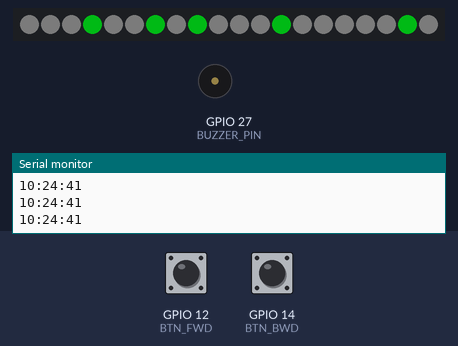
A sketch run on a simulated ESP32. On the bench: 20 RGB LEDs in strip order, left to right, buzzer (waves = sounding), the last lines printed to the serial monitor. Inputs (shaded band) come from the test bench; at power-on: GPIO 14 (BTN_BWD) HIGH, GPIO 12 (BTN_FWD) HIGH. Dim RGB values are drawn brighter than linear; WiFi joins after 1.5 s; servers stay silent unless stated; the local clock reads 2024-03-15 10:24:30 at power-on unless the sketch sets it.

Above: at 11.7 s.
11.8 s: GPIO 14 (BTN_BWD) pulled LOW for 3.2 s
At 15.9 s:
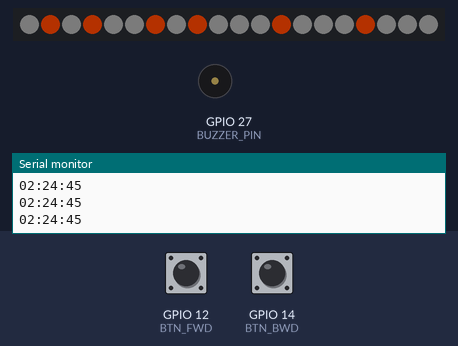
16.5 s: GPIO 12 (BTN_FWD) pulled LOW for 0.25 s
At 17.9 s:
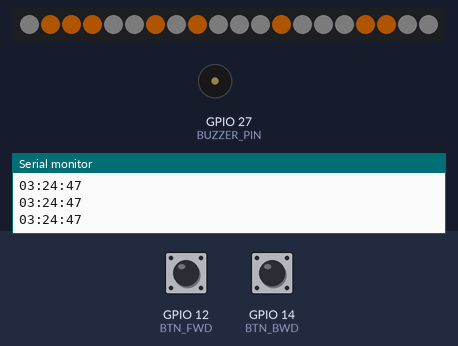
18.6 s: GPIO 12 (BTN_FWD) pulled LOW for 1 s
At 20.9 s:
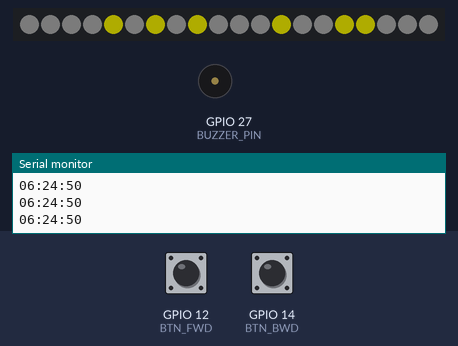
21.1 s: GPIO 12 (BTN_FWD) pulled LOW for 3.2 s
At 24.6 s:
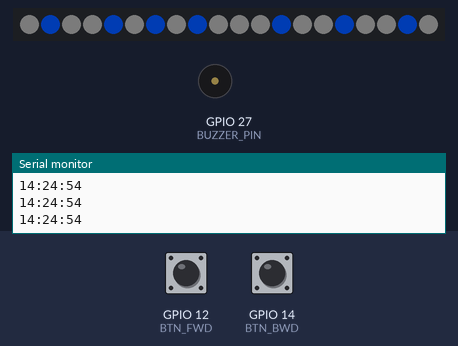
27.3 s: GPIO 12 (BTN_FWD) pulled LOW for 3.2 s
At 29.23 s:
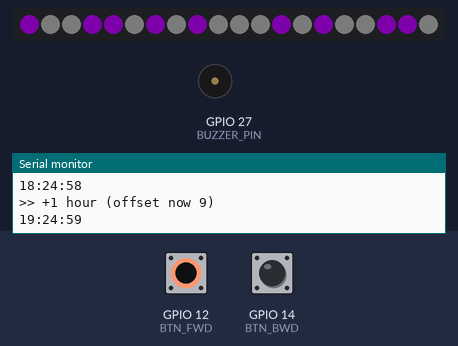
32.0 s: GPIO 14 (BTN_BWD) pulled LOW for 0.25 s
At 32.8 s:
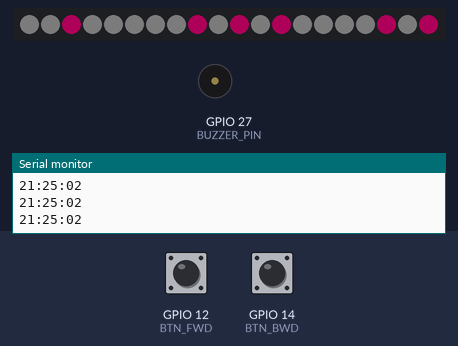
Timing chart, 0 to 35.0 s (numbered marks = the images above; inputs shaded):
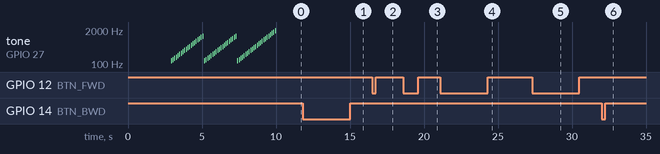

Measured:
- after the input at 18.6 s, the LEDs: first change after 0.19 s (image 3 shows a later state)
- after the input at 21.1 s, the LEDs: first change after 0.10 s (image 4 shows a later state)
- after the input at 32.0 s, the LEDs: change at once (image 6)
- what the display in image 1 shows lasts 1.0 s, from 15.2 s to 16.2 s
- what the display in image 5 shows lasts 0.4 s, from 29.0 s to 29.4 s

The sketch:

DyadicChronometer_0260821122915.ino
```cpp
// ============================================================
//  TimeDilator — ESP32 Edition (core build)
//  by Alexander Sousa, June 2026
//
//  Hardware:
//    NodeMCU ESP32-S
//    WS2811 RGB LED string (20 LEDs)
//    Passive buzzer
//    2x momentary push buttons
//
//  Wiring:
//    LED data        → GPIO13
//    Hour forward    → GPIO12  (other leg to GND)
//    Hour backward   → GPIO14  (other leg to GND)
//    Buzzer signal   → GPIO27  (other leg to GND)
//    LED VCC         → 5V
//    LED GND         → GND
//
//  WiFi credentials:
//    Set WIFI_SSID and WIFI_PASSWORD below.
//    On first successful NTP sync the onboard LED
//    flashes green three times.
//
//  LED Layout — 20 LED string (0-based indices, MSB left):
//
//    Col:               2^3  2^2  2^1  2^0
//    Row 1 (H1, 2 bits):  -,   -, 19,  18   <- top of clock
//    Row 2 (H2, 4 bits): 14,  15, 16,  17
//    Row 3 (M1, 3 bits):  -,  13, 12,  11
//    Row 4 (M2, 4 bits):  7,   8,  9,  10
//    Row 5 (S1, 3 bits):  -,   6,  5,   4
//    Row 6 (S2, 4 bits):  0,   1,  2,   3   <- bottom of clock
//
//  ON  = bit is 1  (ROYGBIV colour based on current hour)
//  OFF = bit is 0  (dim white)
// ============================================================

#include <WiFi.h>
#include <time.h>
#include <FastLED.h>

// ── WiFi credentials ─────────────────────────────────────────
const char* WIFI_SSID     = "Yggdrasil";
const char* WIFI_PASSWORD = "Odin1eye";

// ── Timezone ─────────────────────────────────────────────────
//  UTC offset in seconds. EDT = -4*3600, EST = -5*3600
//  dstOffset: 3600 if your region observes DST, else 0
// UTC_OFFSET_SEC should be STANDARD time offset (EST), not EDT
#define UTC_OFFSET_SEC  (-5 * 3600)   // EST = UTC-5
#define DST_OFFSET_SEC  (3600)        // adds 1hr automatically when DST is active

// ── Pin definitions ──────────────────────────────────────────
#define LED_PIN     13
#define BTN_FWD     12
#define BTN_BWD     14
#define BUZZER_PIN  27
#define BUZZER_CH    0    // ESP32 LEDC channel

// ── FastLED ──────────────────────────────────────────────────
#define NUM_LEDS    20
#define LED_TYPE    WS2811
#define COLOR_ORDER RGB
CRGB leds[NUM_LEDS];

// ── LED index map (0-based, MSB first per row) ───────────────
const uint8_t ROW1[] = {19, 18};           // H1 — 2 bits
const uint8_t ROW2[] = {14, 15, 16, 17};   // H2 — 4 bits
const uint8_t ROW3[] = {13, 12, 11};       // M1 — 3 bits
const uint8_t ROW4[] = { 7,  8,  9, 10};   // M2 — 4 bits
const uint8_t ROW5[] = { 6,  5,  4};       // S1 — 3 bits
const uint8_t ROW6[] = { 0,  1,  2,  3};   // S2 — 4 bits

// ── Colours ──────────────────────────────────────────────────
//  ROYGBIV across 24 hours via FastLED HSV wheel:
//    Midnight (0)  -> Red        HUE =   0
//    3:00 AM       -> Orange     HUE ~  21
//    6:00 AM       -> Yellow     HUE ~  43
//    9:00 AM       -> Green      HUE ~  85
//    Noon    (12)  -> Cyan/Teal  HUE = 128
//    3:00 PM       -> Blue       HUE ~ 171
//    6:00 PM       -> Indigo     HUE ~ 192
//    9:00 PM       -> Violet     HUE ~ 213
//    Midnight (24) -> Red again  (wraps)
const CRGB COLOR_OFF = CRGB(10, 10, 10);   // dim white for OFF bits

CRGB timeColor(uint8_t hour) {
  uint8_t hue = (uint8_t)((uint16_t)hour * 255 / 24);
  return CRGB(CHSV(hue, 255, 255));
}

// ── Chime frequencies ────────────────────────────────────────
//  Whole tone scale across 4 octaves (C3 to A#6)
//  Hour N plays notes 0 through N-1, ascending
const int FREQ_WHOLE_TONE[24] = {
   131, 147, 165, 185, 208, 233,
   262, 294, 330, 370, 415, 466,
   523, 587, 659, 740, 831, 932,
  1047,1175,1319,1480,1661,1865
};

//  Just intonation — pure integer ratios from C3
const int FREQ_JUST[24] = {
   131, 147, 164, 174, 196, 218,
   245, 262, 294, 327, 349, 392,
   436, 491, 523, 587, 654, 698,
   785, 871, 981,1047,1175,1308
};

// Active chime set — swap to FREQ_JUST to change mode
const int* CHIME_FREQS = FREQ_WHOLE_TONE;

// ── Button debounce ──────────────────────────────────────────
uint32_t lastPressFwd = 0;
uint32_t lastPressBwd = 0;
#define DEBOUNCE_MS 300

// ── Chime state ──────────────────────────────────────────────
uint8_t lastChimeHour = 255;

// ── Hour offset (adjusted by buttons) ───────────────────────
//  Buttons shift this value rather than rewriting NTP config.
//  Persists in RAM only — resets to 0 on power cycle.
int8_t hourOffset = 0;

// ── Buzzer helpers ───────────────────────────────────────────
void playNote(int freq, int durationMs) {
  ledcWriteTone(BUZZER_PIN, freq);
  delay(durationMs);
  ledcWriteTone(BUZZER_PIN, 0);   // silence between notes
}

void buzzerOff() {
  ledcWriteTone(BUZZER_PIN, 0);
}
// ── Chime: play N notes for hour N ───────────────────────────
void playChime(uint8_t hour) {
  uint8_t count = (hour == 0) ? 24 : hour;
  int noteDur = map(count, 1, 24, 180, 80);
  int gapDur  = map(count, 1, 24,  60, 30);
  for (uint8_t i = 0; i < count; i++) {
    playNote(CHIME_FREQS[i % 24], noteDur);
    delay(gapDur);
  }
  buzzerOff();
}

// ── Startup sequence ─────────────────────────────────────────
void startupSequence() {
  // Flash all LEDs white once
  fill_solid(leds, NUM_LEDS, CRGB::White);
  FastLED.show();
  delay(300);
  fill_solid(leds, NUM_LEDS, CRGB::Black);
  FastLED.show();
  delay(200);

  // Seconds sweep 0-59
  for (uint8_t s = 0; s < 60; s++) {
    uint8_t s1 = s / 10, s2 = s % 10;
    writeRow(ROW5, 3, s1, CRGB::White);
    writeRow(ROW6, 4, s2, CRGB::White);
    FastLED.show();
    if (s % 3 == 0) {
      playNote(CHIME_FREQS[(s / 3) % 24], 35);
    }
    delay(25);
  }

  // Minutes sweep 0-59
  fill_solid(leds, NUM_LEDS, CRGB::Black);
  for (uint8_t m = 0; m < 60; m++) {
    uint8_t m1 = m / 10, m2 = m % 10;
    writeRow(ROW3, 3, m1, CRGB::White);
    writeRow(ROW4, 4, m2, CRGB::White);
    FastLED.show();
    if (m % 3 == 0) {
      playNote(CHIME_FREQS[(m / 3) % 24], 35);
    }
    delay(25);
  }

  // Hours sweep 0-23
  fill_solid(leds, NUM_LEDS, CRGB::Black);
  for (uint8_t h = 0; h < 24; h++) {
    writeRow(ROW1, 2, h / 10, timeColor(h));
    writeRow(ROW2, 4, h % 10, timeColor(h));
    FastLED.show();
    playNote(CHIME_FREQS[h], 55);
    delay(55);
  }

  buzzerOff();
  fill_solid(leds, NUM_LEDS, CRGB::Black);
  FastLED.show();
  delay(300);
}

// ── LED helpers ──────────────────────────────────────────────
void writeRow(const uint8_t* indices, uint8_t numBits,
              uint8_t value, CRGB colorOn) {
  for (uint8_t i = 0; i < numBits; i++) {
    bool bitOn = (value >> (numBits - 1 - i)) & 1;
    leds[indices[i]] = bitOn ? colorOn : COLOR_OFF;
  }
}

void displayTime(uint8_t hour, uint8_t minute, uint8_t second) {
  CRGB colorOn = timeColor(hour);
  writeRow(ROW1, 2, hour   / 10, colorOn);
  writeRow(ROW2, 4, hour   % 10, colorOn);
  writeRow(ROW3, 3, minute / 10, colorOn);
  writeRow(ROW4, 4, minute % 10, colorOn);
  writeRow(ROW5, 3, second / 10, colorOn);
  writeRow(ROW6, 4, second % 10, colorOn);
  FastLED.show();
}

// ── NTP ──────────────────────────────────────────────────────
bool getTime(uint8_t &h, uint8_t &m, uint8_t &s) {
  struct tm t;
  if (!getLocalTime(&t)) return false;
  // Apply button-driven hour offset, wrapping 0-23
  h = (uint8_t)((t.tm_hour + hourOffset + 24) % 24);
  m = t.tm_min;
  s = t.tm_sec;
  return true;
}

// ── Setup ────────────────────────────────────────────────────
void setup() {
  Serial.begin(115200);
  Serial.println(F("\n=== TimeDilator ESP32 ==="));

  pinMode(BTN_FWD, INPUT_PULLUP);
  pinMode(BTN_BWD, INPUT_PULLUP);

  ledcAttach(BUZZER_PIN, 1000, 8);  // pin, initial freq (placeholder), resolution bits


  // FastLED
  FastLED.addLeds<LED_TYPE, LED_PIN, COLOR_ORDER>(leds, NUM_LEDS);
  FastLED.setBrightness(80);
  fill_solid(leds, NUM_LEDS, CRGB::Black);
  FastLED.show();

  // WiFi — show dim blue while connecting
  fill_solid(leds, NUM_LEDS, CRGB(0, 0, 20));
  FastLED.show();
  Serial.print(F("Connecting to WiFi"));
  WiFi.begin(WIFI_SSID, WIFI_PASSWORD);
  while (WiFi.status() != WL_CONNECTED) {
    delay(500);
    Serial.print('.');
  }
  Serial.print(F("\nConnected: "));
  Serial.println(WiFi.localIP());

  // NTP sync
  configTime(UTC_OFFSET_SEC, DST_OFFSET_SEC, "pool.ntp.org", "time.nist.gov");
  Serial.print(F("Syncing NTP"));
  struct tm t;
  bool synced = false;
  for (int i = 0; i < 20; i++) {
    if (getLocalTime(&t)) { synced = true; break; }
    Serial.print('.');
    delay(500);
  }
  if (synced) {
    Serial.println(F(" OK"));
    // Flash green three times to confirm sync
    for (int i = 0; i < 3; i++) {
      fill_solid(leds, NUM_LEDS, CRGB(0, 40, 0));
      FastLED.show(); delay(150);
      fill_solid(leds, NUM_LEDS, CRGB::Black);
      FastLED.show(); delay(150);
    }
  } else {
    Serial.println(F(" FAILED — check credentials/network"));
    // Flash red to signal failure
    fill_solid(leds, NUM_LEDS, CRGB(40, 0, 0));
    FastLED.show(); delay(2000);
  }

  // Startup light + sound sequence
  startupSequence();

  Serial.println(F("Ready."));
}

// ── Main loop ────────────────────────────────────────────────
void loop() {
  uint32_t now_ms = millis();
  uint8_t h, m, s;

  // ── Hour forward button (GPIO12) ─────────────────────────
  if (digitalRead(BTN_FWD) == LOW && now_ms - lastPressFwd > DEBOUNCE_MS) {
    lastPressFwd = now_ms;
    hourOffset = constrain(hourOffset + 1, -12, 12);
    Serial.printf(">> +1 hour (offset now %d)\n", hourOffset);
  }

  // ── Hour backward button (GPIO14) ────────────────────────
  if (digitalRead(BTN_BWD) == LOW && now_ms - lastPressBwd > DEBOUNCE_MS) {
    lastPressBwd = now_ms;
    hourOffset = constrain(hourOffset - 1, -12, 12);
    Serial.printf("<< -1 hour (offset now %d)\n", hourOffset);
  }

  // ── Get current time ─────────────────────────────────────
  if (!getTime(h, m, s)) {
    // NTP not ready — flash dim red
    fill_solid(leds, NUM_LEDS, CRGB(20, 0, 0));
    FastLED.show();
    delay(500);
    return;
  }

  // ── Chime on the hour ────────────────────────────────────
  if (m == 0 && s == 0 && h != lastChimeHour) {
    lastChimeHour = h;
    playChime(h);
  }

  // ── Update display ───────────────────────────────────────
  displayTime(h, m, s);

  Serial.printf("%02d:%02d:%02d\n", h, m, s);

  delay(200);
}
```
